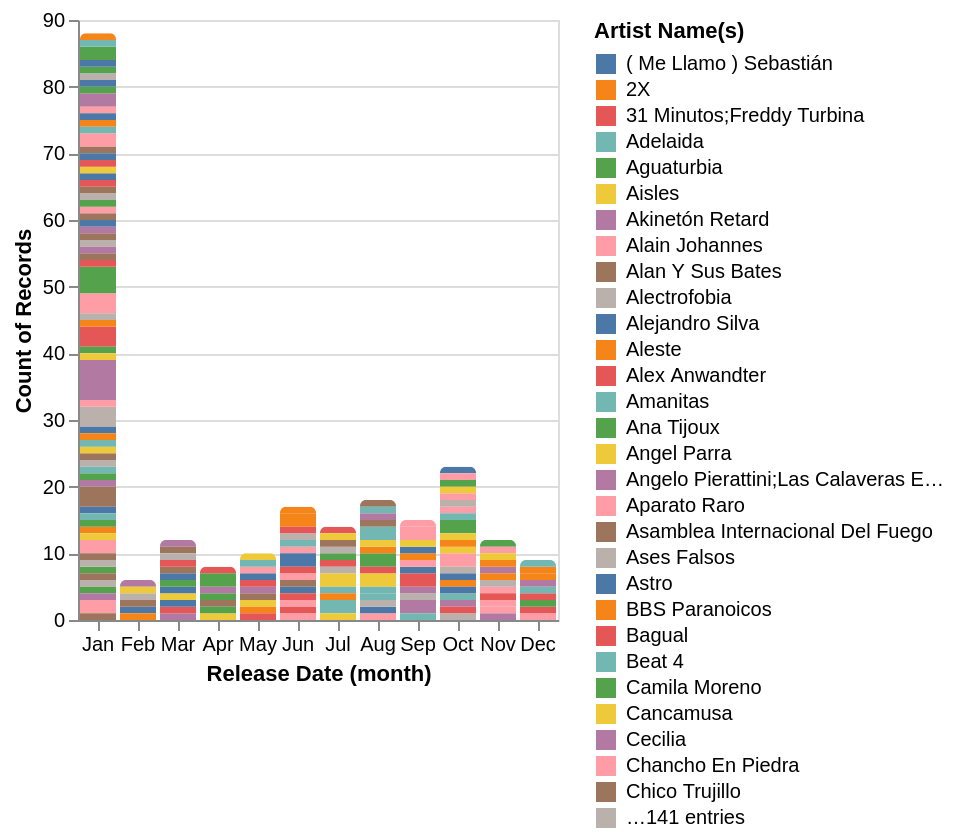

The code cell stored with this chart in its notebook:
### Code cell
import altair as alt

source_filename = "mejorescancionesderock UTF (1).csv"

alt.Chart(df).mark_bar(
    cornerRadiusTopLeft=3,
    cornerRadiusTopRight=3
).encode(
    x='month(Release Date):O',
    y='count():Q',
    color='Artist Name(s):N'
)

### Figure 1 — Vega-Lite specification as saved in the notebook (floating-point values rounded to 4 significant figures; data arrays with more than 128 entries replaced by an {"elided": "..."} marker saying what was removed)
{"config": {"view": {"continuousWidth": 300, "continuousHeight": 300}}, "data": {"name": "data-16e9e343a9429070787911c590effa24"}, "mark": {"type": "bar", "cornerRadiusTopLeft": 3, "cornerRadiusTopRight": 3}, "encoding": {"color": {"field": "Artist Name(s)", "type": "nominal"}, "x": {"field": "Release Date", "timeUnit": "month", "type": "ordinal"}, "y": {"aggregate": "count", "type": "quantitative"}}, "$schema": "https://vega.github.io/schema/vega-lite/v5.20.1.json", "datasets": {"data-16e9e343a9429070787911c590effa24": {"elided": "232 records"}}}
